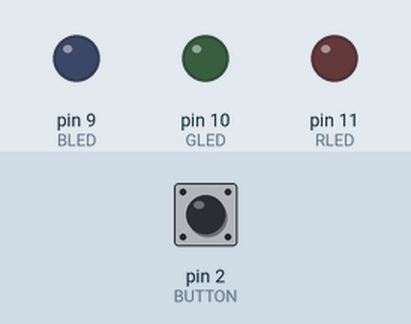
This sketch was run on a simulated Arduino Uno, built with avr-gcc and run on an emulated ATmega328P. On the bench: output pins drawn as LEDs (lit = HIGH). The test bench sets the inputs (shaded band); at power-on: pin 2 (BUTTON) LOW.

Above: at 1.2 s.
1.3 s: pin 2 (BUTTON) pulled HIGH for 0.15 s
At 2.1 s:
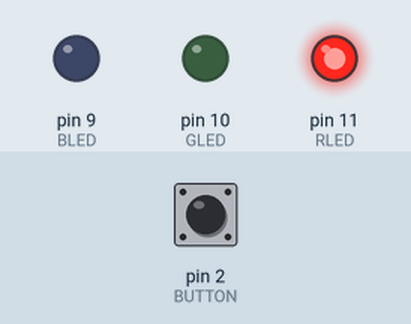
2.9 s: pin 2 (BUTTON) pulled HIGH for 1 s
At 3.4 s:
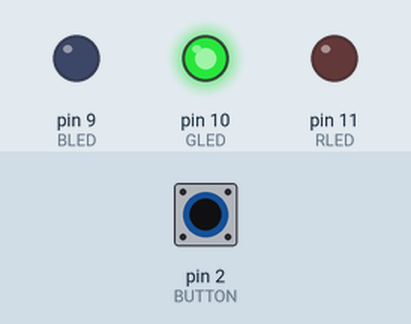
5.4 s: pin 2 (BUTTON) pulled HIGH for 0.15 s
At 6.5 s:
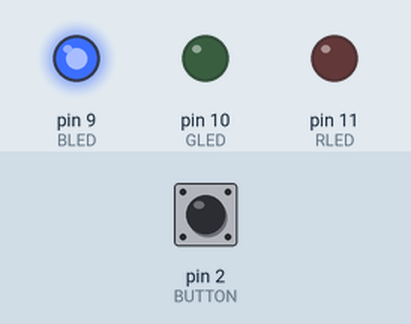
7.0 s: pin 2 (BUTTON) pulled HIGH for 3.2 s
At 7.7 s:
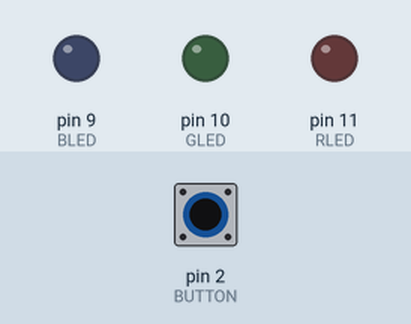
Timing chart, 0 to 10.0 s (numbered marks = the images above; inputs shaded):
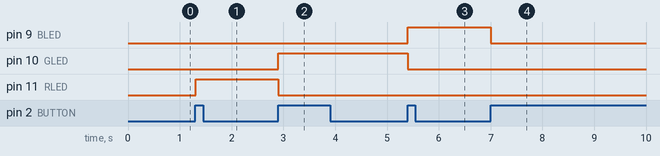

Measured:
- after the input at 1.3 s, pin 11 (RLED): LOW → HIGH at once
- after the input at 2.9 s, pin 10 (GLED): LOW → HIGH at once; pin 11 (RLED): HIGH → LOW at once
- after the input at 5.4 s, pin 9 (BLED): LOW → HIGH at once; pin 10 (GLED): HIGH → LOW at once
- after the input at 7.0 s, pin 9 (BLED): HIGH → LOW at once

The sketch:

multicolor_led.ino
```cpp
// Pin of the blue LED
const int BLED = 9;

// Pin of the green LED
const int GLED = 10;

// Pin of the red LED
const int RLED = 11;

// Pin of button
const int BUTTON = 2;

// Last button state
boolean lastButton = LOW;

// Current button state
bool currentButton = LOW;

// LED state
int ledMode = 0;

// Button debouncing function
boolean debounce(boolean last) {
  boolean current = digitalRead(BUTTON);

  if (last != current) {
    delay(5);
    current = digitalRead(BUTTON);
  }

  return current;
}


void setup() {
  // Set the led pin to output mode
  pinMode(BLED, OUTPUT);
  pinMode(GLED, OUTPUT);
  pinMode(RLED, OUTPUT);

  // Set the button to input
  pinMode(BUTTON, INPUT);
}

void setLedMode(int mode) {

  if (mode == 1) {
    digitalWrite(RLED, HIGH);
    digitalWrite(GLED, LOW);
    digitalWrite(BLED, LOW);
  }
  else if (mode == 2) {
    digitalWrite(RLED, LOW);
    digitalWrite(GLED, HIGH);
    digitalWrite(BLED, LOW);
  }
  else if (mode == 3) {
    digitalWrite(RLED, LOW);
    digitalWrite(GLED, LOW);
    digitalWrite(BLED, HIGH);
  }
  else {
    digitalWrite(RLED, LOW);
    digitalWrite(GLED, LOW);
    digitalWrite(BLED, LOW);
  }
}

void loop() {

  // Read the current value of the button, making
  // sure to debounce the switch
  currentButton = debounce(lastButton);

  // If the button state has changed, toggle the LED state
  if (lastButton == LOW && currentButton == HIGH) {
    ledMode++;
  }

  lastButton = currentButton;

  // If we have cycled through all the modes, reset
  if (ledMode == 4) {
    ledMode = 0;
  }

  // Write the new led state
  setLedMode(ledMode);

}
```
